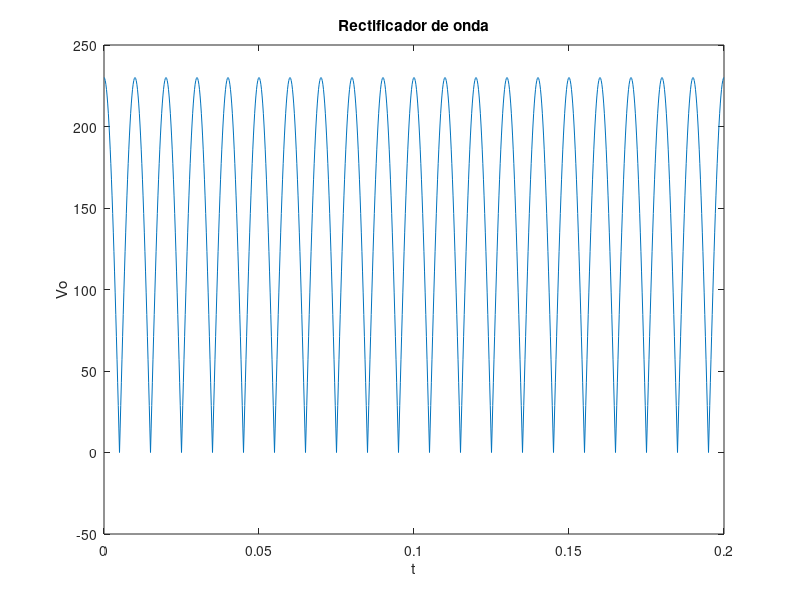
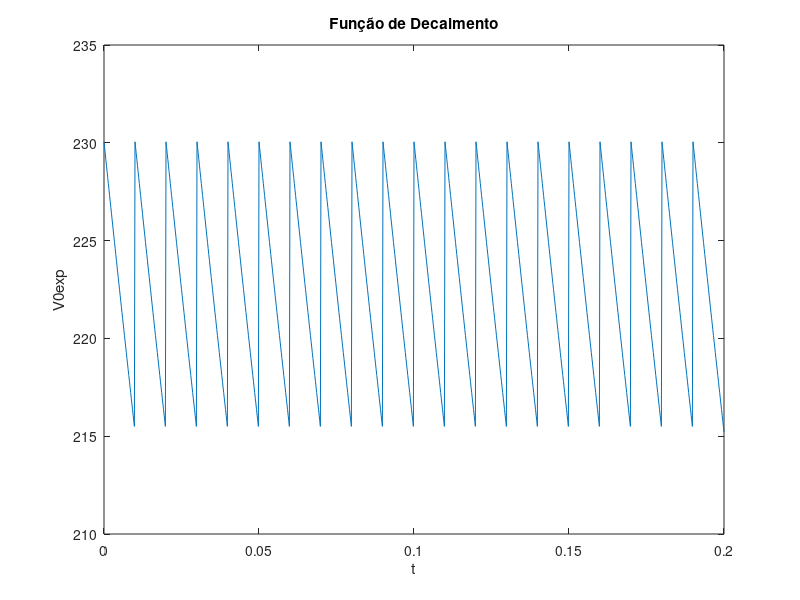
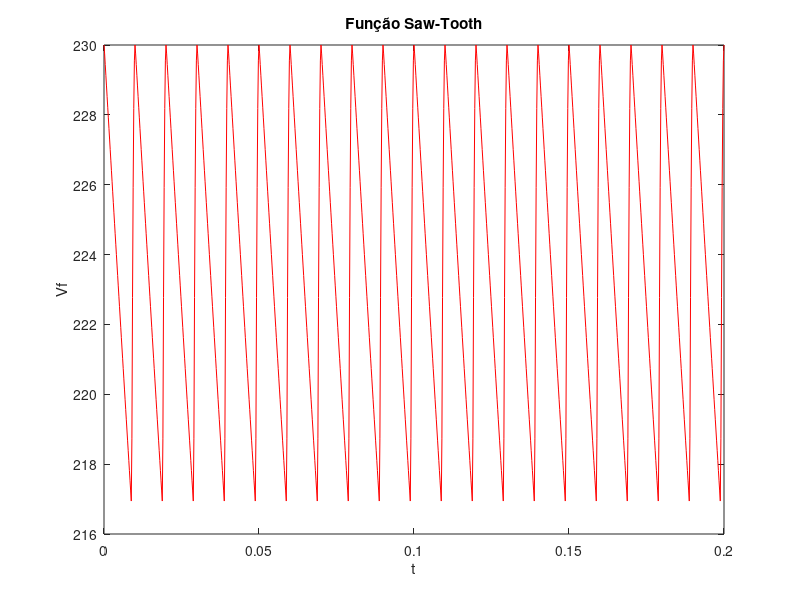
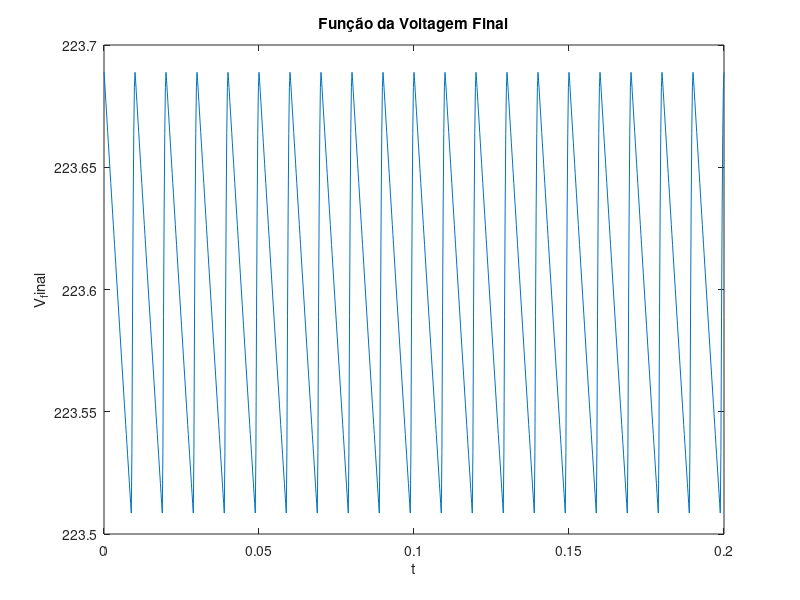

Here is the MATLAB script that generated these plots, in order:
R=15000
C=1e-5
f=50
w=2*pi*f
T=1/f
A=230
N_voltas=19.1
n=1000
N_P=10
Von=0.7


t=linspace(0, T*N_P, n+1) 

% Transformador 

A_total=A/N_voltas

Vs=A*cos(w*t) 

%Envelope

t_off1=(1/w)*atan(1/(w*R*C)) 
t_off2=t_off1:(T/2):T*10 



% Rectificador DE ONDA 

Vlim=3*Von 
 for i=1:length(t)
   if Vs(i)>Vlim
       Vo(i)=Vs(i); 
   
   elseif Vs(i)<Vlim
       Vo(i)=-Vs(i);
   
   endif
 endfor  
%
figura = figure();
plot ( t , Vo ); 
hold on;

xlabel ("t");
ylabel ("Vo");
title ("Rectificador de onda");

print (figura, "Rect_onda", "-dpng");
hold off


% Função de decaimento 

i=1
for j=1:length(t_off2) 
  
  if j==1
    
    while t(i)<(T/2)*j 
      V0exp(i)= abs (A*cos(w*t_off2(j))*exp(-(t(i)-t_off2(j))/(R*C)));
      i=i+1; 
    endwhile  
  
  elseif j~=1 
    
    while (T/2)*(j-1)<=t(i) && t(i)<(T/2)*j 
      V0exp(i)= abs(A*cos(w*t_off2(j))*exp(-(t(i)-t_off2(j))/(R*C))); 
      i=i+1;
    endwhile
  else
    
  endif
endfor


%
V0exp(i)= abs(A*cos(w*t_off2(j))*exp(-(t(i)-t_off2(j))/(R*C))) 

figura = figure();
plot ( t , V0exp); 
hold on;

xlabel ("t");
ylabel ("V0exp");
title ("Função de Decaimento");

print (figura, "Fun_Dec", "-dpng");
hold off

% Função Saw-Tooth (penso que seja este o nome)
length(t)
length(Vo)
length(V0exp)
length(t_off2)



i=1 
for j=1:length(t_off2) 
  
  if j==1
    
    while t(i)<t_off2(j)
      
      vf(i)=Vo(i);
      
      i=i+1;
    endwhile
    
    while V0exp(i)>Vo(i) && t(i)>=t_off2(j)
      
      vf(i)=V0exp(i); 
      
      i=i+1;
    endwhile 
    
    while t(i)<(T/2)*j
      
      vf(i)=Vo(i);
      
      i=i+1; 
    endwhile
    
  elseif j~=1  
    
    while t(i)<t_off2(j)
      
      vf(i)=Vo(i);
      
      i=i+1;
    endwhile
    
    while V0exp(i)>Vo(i) 
      
      vf(i)=V0exp(i); 
      
      i=i+1;
    endwhile 
    
    while t(i)<(T/2)*j
      
      vf(i)=Vo(i);
      
      i=i+1; 
    endwhile 
    
   else
 endif 
 
endfor
% 
vf(i)=Vo(i)
length(vf)


figura = figure();
plot ( t , vf , "r"); 
hold on;

xlabel ("t");
ylabel ("Vf");
title ("Função Saw-Tooth");

print (figura, "Saw_Tooth", "-dpng");
hold off
% Regulador de Voltagem 

Num_Diod=20
r_Diod=0.7
R2=1000

V_DC=mean(vf)
V_AC=vf-V_DC 

V_AC_final=( (Num_Diod*r_Diod)/(Num_Diod*r_Diod+R2))*V_AC
V_final=V_AC_final+V_DC 
V_ripple=max(V_final)-min(V_final) 
disp(V_DC) 

figura = figure();
plot ( t , V_final); 
hold on;

xlabel ("t");
ylabel ("V_final");
title ("Função da Voltagem Final");

print (figura, "V_final", "-dpng");
hold off


printf('Tudo bem\n')
 
% A fazer: descobrir melhores valores estão um pouco ao calhas e adicionar gráficos